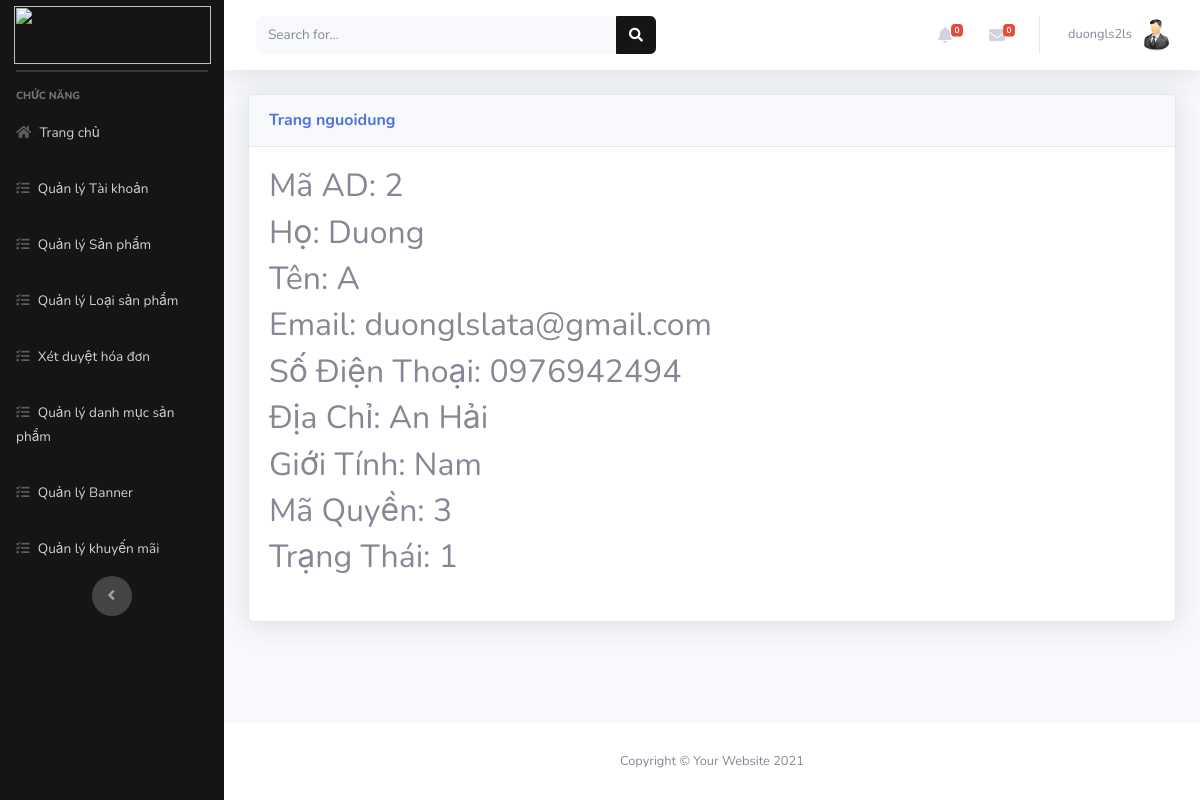
The app's page /Admin/index.php?mod=nguoidung&act=detail&id=2 (signed in) with its own data.
### tables this page shows
CREATE TABLE `nguoidung` (
  `MaND` int(11) NOT NULL,
  `Ho` varchar(20) NOT NULL,
  `Ten` varchar(20) NOT NULL,
  `GioiTinh` varchar(10) NOT NULL,
  `SDT` varchar(20) DEFAULT NULL,
  `Email` varchar(50) NOT NULL,
  `DiaChi` varchar(200) NOT NULL,
  `TaiKhoan` varchar(100) NOT NULL,
  `MatKhau` varchar(100) NOT NULL,
  `MaQuyen` int(11) NOT NULL,
  `TrangThai` int(11) NOT NULL
);

### Admin/MVC/controllers/NguoiDungController.php (called while the page is built, shortened)
<?php
class NguoiDungController
{
    var $nguoidung_model;
    public function __construct()
    {
        $this->nguoidung_model = new nguoidung();
    }
    public function detail()
    {
        $id = isset($_GET['id']) ? $_GET['id'] : 1;
        $data = $this->nguoidung_model->find($id);
        require_once("MVC/Views/Admin/index.php");
    }
}

### Admin/MVC/Models/connection.php (called while the page is built, shortened)
<?php
    class Connection{
        function __construct()
        {
            $severname ="localhost";
            $username ="root";
            $password ="";
            $db_name ="sport-shop";
            $this->conn = new mysqli($severname,$username,$password,$db_name);
        }
    }
?>

### Admin/MVC/Models/model.php (called while the page is built, shortened)
<?php
require_once("connection.php");
class Model
{
    var $conn;
    var $table;
    var $contens;
    function __construct()
    {
        $conn_obj = new Connection();
        $this->conn = $conn_obj->conn;
    }
    function find($id)
    {
        $query = "select * from $this->table where $this->contens =$id";
        return $this->conn->query($query)->fetch_assoc();
    }
}

### Admin/MVC/Views/nguoidung/detail.php (the view)
<table class="table table-bordered" id="dataTable" width="100%" cellspacing="0">
    <h2>Mã AD: <?=$data['MaND']?></h2>
    <h2>Họ: <?=$data['Ho'] ?></h2>
    <h2>Tên: <?=$data['Ten']?></h2>
    <h2>Email: <?=$data['Email'] ?></h2>
    <h2>Số Điện Thoại: <?=$data['SDT'] ?></h2>
    <h2>Địa Chỉ: <?=$data['DiaChi']?></h2>
    <h2>Giới Tính: <?=$data['GioiTinh'] ?></h2>
    <h2>Mã Quyền: <?=$data['MaQuyen'] ?></h2>
    <h2>Trạng Thái: <?=$data['TrangThai'] ?></h2>
</table>

### records on screen
nguoidung: MaND "2", Ho "Duong", Ten "A", Email "duonglslata@gmail.com", SDT "0976942494", DiaChi "An Hải", GioiTinh "Nam", MaQuyen "3", TrangThai "1"

### other values on screen
$_SESSION['login']['TaiKhoan'] "duongls2ls"
$mod "nguoidung"
